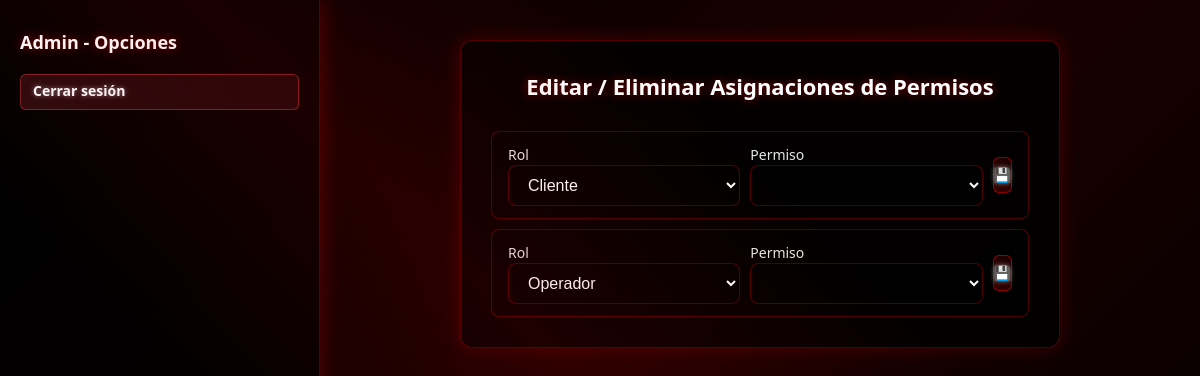
The app's page /inicioAdmin/?seccion=asignacion_permisos_editacion (signed in), older data.
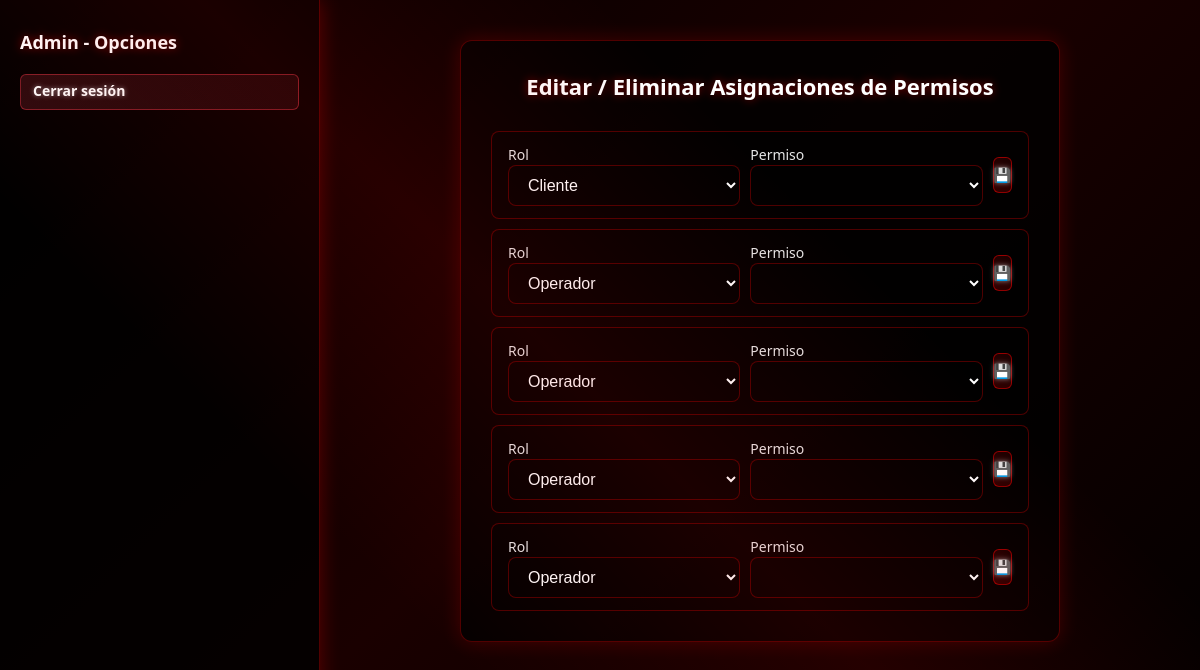
The same page, newer data.
### Miapp/models.py (models this page shows, shortened)
class RolPermiso(models.Model):
    rol = models.ForeignKey(Rol, on_delete=models.CASCADE)
    permiso = models.ForeignKey(Permiso, on_delete=models.CASCADE)
    class Meta:
        unique_together = ('rol', 'permiso')

class Rol(models.Model):
    id_rol = models.AutoField(primary_key=True)
    nombre_rol = models.CharField(max_length=50, unique=True)
    descripcion_rol = models.TextField(blank=True)

### MC/views.py (the view, shortened to what this page needs)
# urls.py: path('inicioAdmin/', views.inicioAdmin, name='inicioAdmin'),
@login_required
def inicioAdmin(request):
    instrumentos = InstrumentoNI.objects.filter(estado='ACTIVO')
    roles = Rol.objects.all()
    usuarios = Usuario.objects.select_related('user_auth', 'rol_id').filter(activo='S')
    calificaciones = Calificacion.objects.filter(estado='ACTIVO')
    permisos_objs = Permiso.objects.all()
    factor_vals = Factor_Val.objects.all()
    seccion = request.GET.get('seccion')
    accion = request.GET.get('accion')
    obj_id = request.GET.get('obj_id')
    obj = None
    permisos_nombres = RolPermiso.objects.filter(
        rol=request.user.perfil.rol_id
    ).values_list('permiso__nombre', flat=True)
    permisos = {
        'crear_calificacion':      'crear_calificacion'      in permisos_nombres,
        'editar_calificacion':     'editar_calificacion'     in permisos_nombres,
        'eliminar_calificacion':   'eliminar_calificacion'   in permisos_nombres,
        'crear_usuario':           'crear_usuario'           in permisos_nombres,
        'editar_usuario':          'editar_usuario'          in permisos_nombres,
        'eliminar_usuario':        'eliminar_usuario'        in permisos_nombres,
        'crear_instrumento':       'crear_instrumento'       in permisos_nombres,
        'editar_instrumento':      'editar_instrumento'      in permisos_nombres,
        'eliminar_instrumento':    'eliminar_instrumento'    in permisos_nombres,
        'crear_rol':               'crear_rol'               in permisos_nombres,
        'editar_rol':              'editar_rol'              in permisos_nombres,
        'eliminar_rol':            'eliminar_rol'            in permisos_nombres,
        'crear_permiso':           'crear_permiso'           in permisos_nombres,
        'editar_permiso':          'editar_permiso'          in permisos_nombres,
        'eliminar_permiso':        'eliminar_permiso'        in permisos_nombres,
        'crear_factorval':         'crear_factorval'         in permisos_nombres,
        'editar_factorval':        'editar_factorval'        in permisos_nombres,
        'eliminar_factorval':      'eliminar_factorval'      in permisos_nombres,
        'asignar_permisos':        'asignar_permisos'        in permisos_nombres,
        'editar_asignaciones':     'editar_asignaciones'     in permisos_nombres,
        'eliminar_asignaciones':   'eliminar_asignaciones'   in permisos_nombres,
        'filtrar_calificaciones':  'filtrar_calificaciones'  in permisos_nombres,
        'carga_masiva':            'carga_masiva'            in permisos_nombres,
        'visualizar_usuarios':     'visualizar_usuarios'     in permisos_nombres,
    }
    if seccion == 'asignacion_permisos_editacion':
        asignaciones = RolPermiso.objects.select_related('rol', 'permiso').all()
        return render(request, 'inicioAdmin.html', {
            'instrumentos': instrumentos,
            'roles': roles,
            'usuarios': usuarios,
            'calificaciones': calificaciones,
            'permisos': permisos_objs,
            'factor_vals': factor_vals,
            'seccion': seccion,
            'accion': accion,
            'obj': obj,
            'obj_id': obj_id,
            'asignaciones': asignaciones,
            'permisos': permisos,               # ← pasamos el diccionario
        })

### Miapp/back.py (called while the page is built)
    def get_user(self, user_id):
        try:
            return User.objects.get(pk=user_id)
        except User.DoesNotExist:
            return None

### MC/templates/inicioAdmin.html (shortened to what this page needs)
<!DOCTYPE html>
<html lang="es">
<head>
</head>
<body>
<div class="left-box">
  <h3>Admin - Opciones</h3>
  <div class="btn-group">
    <a href="{% url 'logout' %}" class="btn btn-danger">Cerrar sesión</a>
  </div>
</div>
<div class="right-box">
  {% if seccion == 'calificacion' and accion == 'crear' %}
    <div class="card">
      <h2>Crear Calificación</h2>
      <form method="post" action="{% url 'guardar_calificacion' %}">
        {% csrf_token %}
        <input type="hidden" name="usuario_id_usuario" value="{{ request.user.id }}">
        <label>Monto ($)</label><input type="text" name="monto" class="solo-float" required>
        <label>Factor (%)</label><input type="text" name="factor" class="solo-float" required>
        <label>Período</label><input type="month" name="periodo" max="{{hoy|date:'Y-m'}}" required>
        <label>Instrumento</label>
        <select name="instrumento" required>
          <option value="">-- Seleccione --</option>
          {% for i in instrumentos %}<option value="{{ i.id_instru }}">{{ i.nombre }}</option>{% endfor %}
        </select>
        <label>Estado</label>
        <select name="estado" required>
          <option value="ACTIVO">ACTIVO</option>
          <option value="INACTIVO">INACTIVO</option>
        </select>
        <label>Usuario</label>
        <select name="usuario_id_usuario" required>
          <option value="">-- Seleccione</option>
          {% for u in usuarios %}<option value="{{ u.id_usuario }}">{{ u.nombre }}</option>{% endfor %}
        </select>
        <label>Factor Val</label>
        <select name="factor_val_id_factor" required>
          <option value="">-- Seleccione</option>
          {% for fv in factor_vals %}<option value="{{ fv.id_factor }}">{{ fv.id_factor }}</option>{% endfor %}
        </select>
        <button type="submit" class="btn-success mt-3">Crear Calificación</button>
      </form>
    </div>
  {% elif seccion == 'asignacion_permisos_editacion' %}
    <div class="card">
      <h2>Editar / Eliminar Asignaciones de Permisos</h2>
      <div class="sql-table">
        {% for a in asignaciones %}
          <div class="sql-row">
            <form method="post" action="{% url 'gestionar_asignacion_permisos_editacion' %}" style="width:100%;display:flex;justify-content:space-between;align-items:center;gap:10px;">
              <div class="sql-cell" style="flex:1;">
                <label>Rol</label><br>
                <select name="nuevo_rol" style="width:100%;">
                  {% for r in roles %}
                    <option value="{{ r.id_rol }}" {% if r.id_rol == a.rol.id_rol %}selected{% endif %}>{{ r.nombre_rol }}</option>
                  {% endfor %}
                </select>
              </div>
              <div class="sql-cell" style="flex:1;">
                <label>Permiso</label><br>
                <select name="nuevo_permiso" style="width:100%;">
                  {% for p in permisos %}
                    <option value="{{ p.id_permiso }}" {% if p.id_permiso == a.permiso.id_permiso %}selected{% endif %}>{{ p.nombre }}</option>
                  {% endfor %}
                </select>
              </div>
              <div class="sql-action" style="display:flex;gap:6px;">
                <button type="submit" class="btn" title="Guardar cambios">💾</button>
              </div>
            </form>
          </div>
        {% empty %}
          <p style="color:#ccc;">No hay asignaciones creadas aún.</p>
        {% endfor %}
      </div>
    </div>
  {% endif %}
</div>
</body>
</html>

### MC/templates/inicioAdmin.html (style rules this page uses)
* { margin:0;padding:0;box-sizing:border-box; }
html,body { height:100%; }
body { display:flex; background:linear-gradient(135deg, #000000 0%, #1a0000 50%, #000000 100%); font-family:'Segoe UI',Tahoma,Geneva,Verdana,sans-serif; color:#ffffff; position:relative; overflow:hidden; }
body::before { content: ''; position: absolute; top: 0; left: 0; right: 0; bottom: 0; background: linear-gradient(45deg, transparent 30%, rgba(255,0,0,0.1) 50%, transparent 70%); animation: shine 3s infinite; pointer-events: none; }
.left-box { width:320px; height:100vh; background:rgba(0,0,0,0.8); padding:30px 20px; display:flex; flex-direction:column; gap:10px; border-right:1px solid rgba(255,0,0,0.3); box-shadow: 0 0 20px rgba(255,0,0,0.3); }
.left-box h3 { font-size:18px; margin-bottom:10px; text-shadow: 0 0 10px rgba(255,0,0,0.5); }
.btn-group { display:flex;gap:6px; }
.btn { flex:1; height:36px; border:1px solid rgba(255,0,0,0.5); border-radius:6px; font-size:14px; font-weight:bold; cursor:pointer; background:linear-gradient(45deg, rgba(255,0,0,0.2), rgba(255,0,0,0.1)); color:#ffffff; transition:all 0.3s ease; text-shadow: 0 0 5px rgba(255,255,255,0.5); }
.btn-danger { background:linear-gradient(45deg, rgba(220,53,69,0.2), rgba(220,53,69,0.1)); color:#ffffff; padding:6px 12px; border:1px solid rgba(220,53,69,0.5); border-radius:6px; text-decoration:none; font-weight:bold; font-size:14px; transition:all 0.3s ease; text-shadow: 0 0 5px rgba(255,255,255,0.5); }
.right-box { flex:1; display:flex; align-items:flex-start; justify-content:center; padding:40px 20px; overflow-y:auto; }
.card { width:90%; max-width:600px; background:rgba(0,0,0,0.8); border:1px solid rgba(255,0,0,0.3); border-radius:12px; padding:30px; display:flex; flex-direction:column; gap:20px; box-shadow: 0 0 20px rgba(255,0,0,0.2); }
.card h2 { font-size:22px; text-align:center; margin-bottom:10px; text-shadow: 0 0 10px rgba(255,0,0,0.5); }
label { font-size:14px; margin-bottom:4px; color:rgba(255,255,255,0.9); }
input,select,textarea { width:100%; border:1px solid rgba(255,0,0,0.3); border-radius:8px; padding:10px 15px; font-size:16px; background:rgba(0,0,0,0.5); color:#ffffff; outline:none; transition:all 0.3s ease; }
.sql-table { display:flex;flex-direction:column;gap:10px; }
.sql-row { display:flex; justify-content:space-between; align-items:center; background:rgba(0,0,0,0.5); border:1px solid rgba(255,0,0,0.3); border-radius:8px; padding:12px 16px; transition:all 0.3s ease; }
.sql-cell { flex:1;font-size:14px;line-height:1.5; }
.sql-action { display:flex;gap:10px; }

Row changes from the older to the newer data that the page shows:
added RolPermiso: nuevo_rol "Operador"
added RolPermiso: nuevo_rol "Operador"
added RolPermiso: nuevo_rol "Operador"
